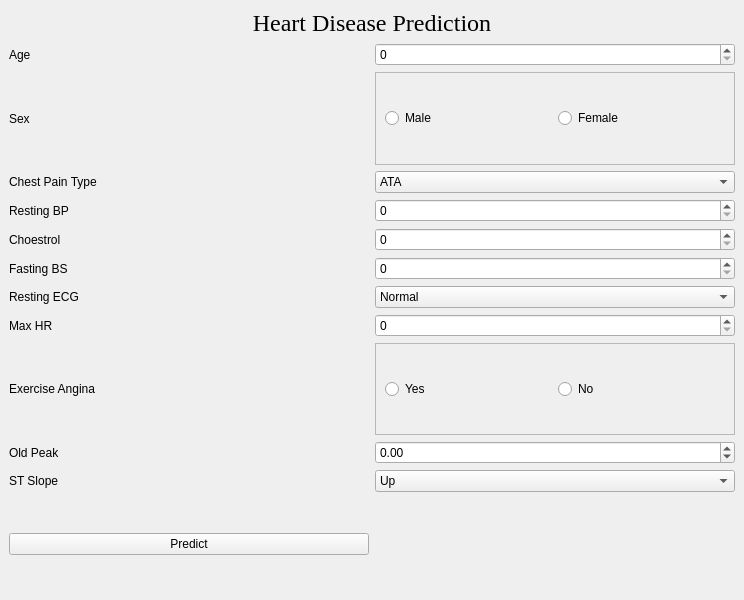
<?xml version="1.0" encoding="UTF-8"?>
<ui version="4.0">
 <class>MainWindow</class>
 <widget class="QMainWindow" name="MainWindow">
  <property name="geometry">
   <rect>
    <x>0</x>
    <y>0</y>
    <width>744</width>
    <height>600</height>
   </rect>
  </property>
  <property name="windowTitle">
   <string>MainWindow</string>
  </property>
  <widget class="QWidget" name="centralwidget">
   <property name="styleSheet">
    <string notr="true">QLabel{
	font: 75 18pt &quot;Times New Roman&quot;;
}

QComboBox{
	font: 75 18pt &quot;Times New Roman&quot;;
}

QSpinBox{
	font: 75 18pt &quot;Times New Roman&quot;;
}

QDoubleSpinBox{
	font: 75 18pt &quot;Times New Roman&quot;;
}

QCheckBox{
	font: 75 18pt &quot;Times New Roman&quot;;
}

QRadioButton{	
	font: 75 18pt &quot;Times New Roman&quot;;
}

QPushButton{
	font: 75 18pt &quot;Times New Roman&quot;;
}</string>
   </property>
   <layout class="QGridLayout" name="gridLayout">
    <item row="7" column="0">
     <widget class="QLabel" name="label_7">
      <property name="text">
       <string>Fasting BS</string>
      </property>
     </widget>
    </item>
    <item row="5" column="0">
     <widget class="QLabel" name="label_5">
      <property name="text">
       <string>Resting BP</string>
      </property>
     </widget>
    </item>
    <item row="0" column="0" colspan="2">
     <widget class="QLabel" name="label">
      <property name="sizePolicy">
       <sizepolicy hsizetype="Preferred" vsizetype="Fixed">
        <horstretch>0</horstretch>
        <verstretch>0</verstretch>
       </sizepolicy>
      </property>
      <property name="font">
       <font>
        <family>Times New Roman</family>
        <pointsize>18</pointsize>
        <weight>9</weight>
        <italic>false</italic>
        <bold>false</bold>
       </font>
      </property>
      <property name="text">
       <string>Heart Disease Prediction</string>
      </property>
      <property name="alignment">
       <set>Qt::AlignCenter</set>
      </property>
     </widget>
    </item>
    <item row="4" column="0">
     <widget class="QLabel" name="label_4">
      <property name="text">
       <string>Chest Pain Type</string>
      </property>
     </widget>
    </item>
    <item row="13" column="0">
     <widget class="QLabel" name="label_12">
      <property name="text">
       <string>ST Slope</string>
      </property>
     </widget>
    </item>
    <item row="5" column="1">
     <widget class="QSpinBox" name="spinBox_2">
      <property name="maximum">
       <number>300</number>
      </property>
     </widget>
    </item>
    <item row="9" column="1">
     <widget class="QSpinBox" name="spinBox_5">
      <property name="maximum">
       <number>300</number>
      </property>
     </widget>
    </item>
    <item row="12" column="0">
     <widget class="QLabel" name="label_11">
      <property name="text">
       <string>Old Peak</string>
      </property>
     </widget>
    </item>
    <item row="2" column="0">
     <widget class="QLabel" name="label_3">
      <property name="text">
       <string>Sex</string>
      </property>
     </widget>
    </item>
    <item row="1" column="0">
     <widget class="QLabel" name="label_2">
      <property name="text">
       <string>Age</string>
      </property>
     </widget>
    </item>
    <item row="2" column="1">
     <widget class="QFrame" name="frame_4">
      <property name="frameShape">
       <enum>QFrame::StyledPanel</enum>
      </property>
      <property name="frameShadow">
       <enum>QFrame::Raised</enum>
      </property>
      <layout class="QGridLayout" name="gridLayout_2">
       <item row="0" column="0">
        <layout class="QHBoxLayout" name="horizontalLayout">
         <item>
          <widget class="QRadioButton" name="radioButton_2">
           <property name="text">
            <string>Male</string>
           </property>
          </widget>
         </item>
         <item>
          <widget class="QRadioButton" name="radioButton">
           <property name="text">
            <string>Female</string>
           </property>
          </widget>
         </item>
        </layout>
       </item>
      </layout>
     </widget>
    </item>
    <item row="9" column="0">
     <widget class="QLabel" name="label_9">
      <property name="text">
       <string>Max HR</string>
      </property>
     </widget>
    </item>
    <item row="12" column="1">
     <widget class="QDoubleSpinBox" name="doubleSpinBox">
      <property name="minimum">
       <double>-10.000000000000000</double>
      </property>
      <property name="maximum">
       <double>10.000000000000000</double>
      </property>
     </widget>
    </item>
    <item row="1" column="1">
     <widget class="QSpinBox" name="spinBox">
      <property name="maximum">
       <number>150</number>
      </property>
     </widget>
    </item>
    <item row="13" column="1">
     <widget class="QComboBox" name="comboBox_3">
      <item>
       <property name="text">
        <string>Up</string>
       </property>
      </item>
      <item>
       <property name="text">
        <string>Flat</string>
       </property>
      </item>
      <item>
       <property name="text">
        <string>Down</string>
       </property>
      </item>
     </widget>
    </item>
    <item row="6" column="1">
     <widget class="QSpinBox" name="spinBox_3">
      <property name="maximum">
       <number>1000</number>
      </property>
     </widget>
    </item>
    <item row="7" column="1">
     <widget class="QSpinBox" name="spinBox_4">
      <property name="minimum">
       <number>0</number>
      </property>
      <property name="maximum">
       <number>1</number>
      </property>
     </widget>
    </item>
    <item row="8" column="1">
     <widget class="QComboBox" name="comboBox">
      <item>
       <property name="text">
        <string>Normal</string>
       </property>
      </item>
      <item>
       <property name="text">
        <string>ST</string>
       </property>
      </item>
      <item>
       <property name="text">
        <string>LVH</string>
       </property>
      </item>
     </widget>
    </item>
    <item row="8" column="0">
     <widget class="QLabel" name="label_8">
      <property name="text">
       <string>Resting ECG</string>
      </property>
     </widget>
    </item>
    <item row="4" column="1">
     <widget class="QComboBox" name="comboBox_2">
      <item>
       <property name="text">
        <string>ATA</string>
       </property>
      </item>
      <item>
       <property name="text">
        <string>NAP</string>
       </property>
      </item>
      <item>
       <property name="text">
        <string>ASY</string>
       </property>
      </item>
      <item>
       <property name="text">
        <string>TA</string>
       </property>
      </item>
     </widget>
    </item>
    <item row="6" column="0">
     <widget class="QLabel" name="label_6">
      <property name="text">
       <string>Choestrol</string>
      </property>
     </widget>
    </item>
    <item row="14" column="0" colspan="2">
     <layout class="QHBoxLayout" name="horizontalLayout_4">
      <item>
       <widget class="QPushButton" name="pushButton">
        <property name="sizePolicy">
         <sizepolicy hsizetype="Preferred" vsizetype="Fixed">
          <horstretch>0</horstretch>
          <verstretch>0</verstretch>
         </sizepolicy>
        </property>
        <property name="text">
         <string>Predict</string>
        </property>
       </widget>
      </item>
      <item>
       <widget class="QLabel" name="label_13">
        <property name="text">
         <string/>
        </property>
       </widget>
      </item>
     </layout>
    </item>
    <item row="10" column="1">
     <widget class="QFrame" name="frame">
      <property name="frameShape">
       <enum>QFrame::StyledPanel</enum>
      </property>
      <property name="frameShadow">
       <enum>QFrame::Raised</enum>
      </property>
      <layout class="QGridLayout" name="gridLayout_3">
       <item row="0" column="0">
        <layout class="QHBoxLayout" name="horizontalLayout_3">
         <item>
          <widget class="QRadioButton" name="radioButton_3">
           <property name="text">
            <string>Yes</string>
           </property>
          </widget>
         </item>
         <item>
          <widget class="QRadioButton" name="radioButton_4">
           <property name="text">
            <string>No</string>
           </property>
          </widget>
         </item>
        </layout>
       </item>
      </layout>
     </widget>
    </item>
    <item row="10" column="0">
     <widget class="QLabel" name="label_10">
      <property name="text">
       <string>Exercise Angina</string>
      </property>
     </widget>
    </item>
   </layout>
  </widget>
 </widget>
 <resources/>
 <connections/>
</ui>
